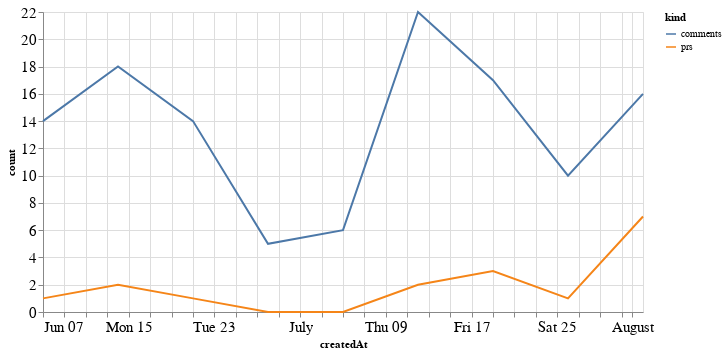

Notebook cell for this chart:
### Code cell
alt.Chart(total_time, width=600).mark_line().encode(
    x='createdAt',
    y='count',
    color='kind'
)

### Figure 1 — Vega-Lite specification as saved in the notebook (floating-point values rounded to 4 significant figures)
{"config": {"axisLeft": {"labelFontSize": 15}, "axisBottom": {"labelFontSize": 15}}, "data": {"name": "data-ccc4f35e455883c72f4ff9720daf0b42"}, "mark": "line", "encoding": {"color": {"type": "nominal", "field": "kind"}, "x": {"type": "temporal", "field": "createdAt"}, "y": {"type": "quantitative", "field": "count"}}, "width": 600, "$schema": "https://vega.github.io/schema/vega-lite/v4.8.1.json", "datasets": {"data-ccc4f35e455883c72f4ff9720daf0b42": [{"createdAt": "2020-06-07T00:00:00", "kind": "prs", "count": 1}, {"createdAt": "2020-06-14T00:00:00", "kind": "prs", "count": 2}, {"createdAt": "2020-06-21T00:00:00", "kind": "prs", "count": 1}, {"createdAt": "2020-06-28T00:00:00", "kind": "prs", "count": 0}, {"createdAt": "2020-07-05T00:00:00", "kind": "prs", "count": 0}, {"createdAt": "2020-07-12T00:00:00", "kind": "prs", "count": 2}, {"createdAt": "2020-07-19T00:00:00", "kind": "prs", "count": 3}, {"createdAt": "2020-07-26T00:00:00", "kind": "prs", "count": 1}, {"createdAt": "2020-08-02T00:00:00", "kind": "prs", "count": 7}, {"createdAt": "2020-06-07T00:00:00", "kind": "comments", "count": 14}, {"createdAt": "2020-06-14T00:00:00", "kind": "comments", "count": 18}, {"createdAt": "2020-06-21T00:00:00", "kind": "comments", "count": 14}, {"createdAt": "2020-06-28T00:00:00", "kind": "comments", "count": 5}, {"createdAt": "2020-07-05T00:00:00", "kind": "comments", "count": 6}, {"createdAt": "2020-07-12T00:00:00", "kind": "comments", "count": 22}, {"createdAt": "2020-07-19T00:00:00", "kind": "comments", "count": 17}, {"createdAt": "2020-07-26T00:00:00", "kind": "comments", "count": 10}, {"createdAt": "2020-08-02T00:00:00", "kind": "comments", "count": 16}]}}
